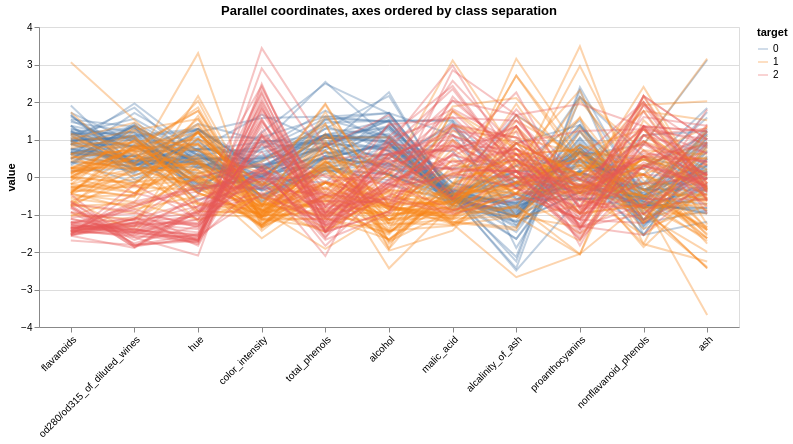

Notebook code for this chart:
### Markdown cell above
Axis order decides how many lines cross. Rather than shuffling by hand, the axes are ordered by an ANOVA-style ratio — between-class variance over total variance — so the features that separate the three wine cultivars best sit leftmost and the class bands are visible immediately.

### Code cell
def parallel_chart(data, order=None, title=''):
    long = data.reset_index().melt(id_vars=['index', 'target'])
    enc_x = alt.X('variable:N', sort=order, title=None, axis=alt.Axis(labelAngle=-45))
    return alt.Chart(long).mark_line().encode(
        enc_x, alt.Y('value:Q'), alt.Color('target:N'),
        alt.Detail('index:N'), opacity=alt.value(0.35),
    ).properties(width=700, height=300, title=title)

scaler = StandardScaler()
scaled = pd.DataFrame(scaler.fit_transform(data_wine[FEATURES]), columns=FEATURES)
scaled['target'] = data_wine['target']
sub = [c for c in FEATURES if c not in ('proline', 'magnesium')]

# order axes by how well each feature separates the classes (ANOVA-style ratio)
def separation_order(df, feats):
    score = {}
    for f in feats:
        g = df.groupby('target')[f]
        score[f] = g.mean().var() / (df[f].var() + 1e-12)
    return [f for f, _ in sorted(score.items(), key=lambda kv: -kv[1])]

ordered = separation_order(scaled, sub)
c3 = parallel_chart(scaled[sub + ['target']], order=ordered,
                    title='Parallel coordinates, axes ordered by class separation')

c3

### Figure 1 — Vega-Lite specification as saved in the notebook (floating-point values rounded to 4 significant figures; data arrays with more than 128 entries replaced by an {"elided": "..."} marker saying what was removed)
{"config": {"view": {"continuousWidth": 300, "continuousHeight": 300}}, "data": {"name": "data-73f3a697d50a48b7436bec681e97ca6b"}, "mark": {"type": "line"}, "encoding": {"color": {"field": "target", "type": "nominal"}, "detail": {"field": "index", "type": "nominal"}, "opacity": {"value": 0.35}, "x": {"axis": {"labelAngle": -45}, "field": "variable", "sort": ["flavanoids", "od280/od315_of_diluted_wines", "hue", "color_intensity", "total_phenols", "alcohol", "malic_acid", "alcalinity_of_ash", "proanthocyanins", "nonflavanoid_phenols", "ash"], "title": null, "type": "nominal"}, "y": {"field": "value", "type": "quantitative"}}, "height": 300, "title": "Parallel coordinates, axes ordered by class separation", "width": 700, "$schema": "https://vega.github.io/schema/vega-lite/v5.8.0.json", "datasets": {"data-73f3a697d50a48b7436bec681e97ca6b": {"elided": "1958 records"}}}
